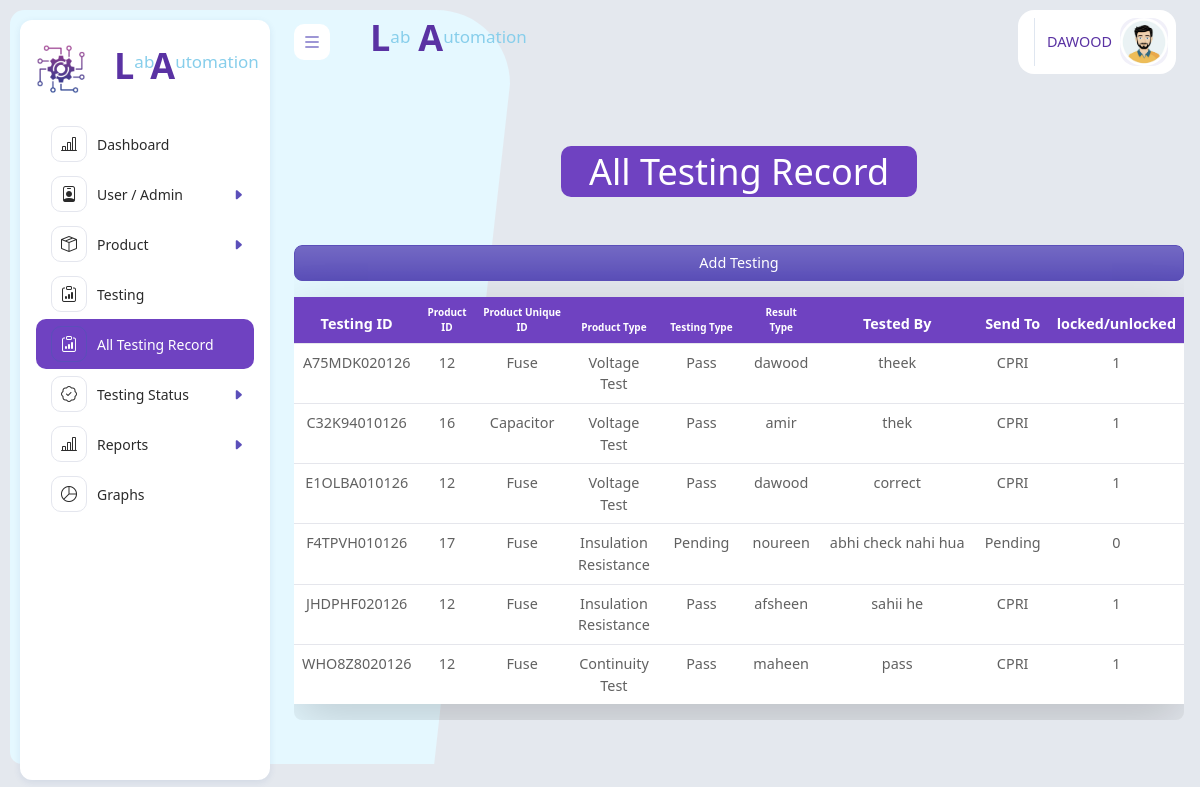
The page /testing-list.php (signed in) on the database as committed earlier.
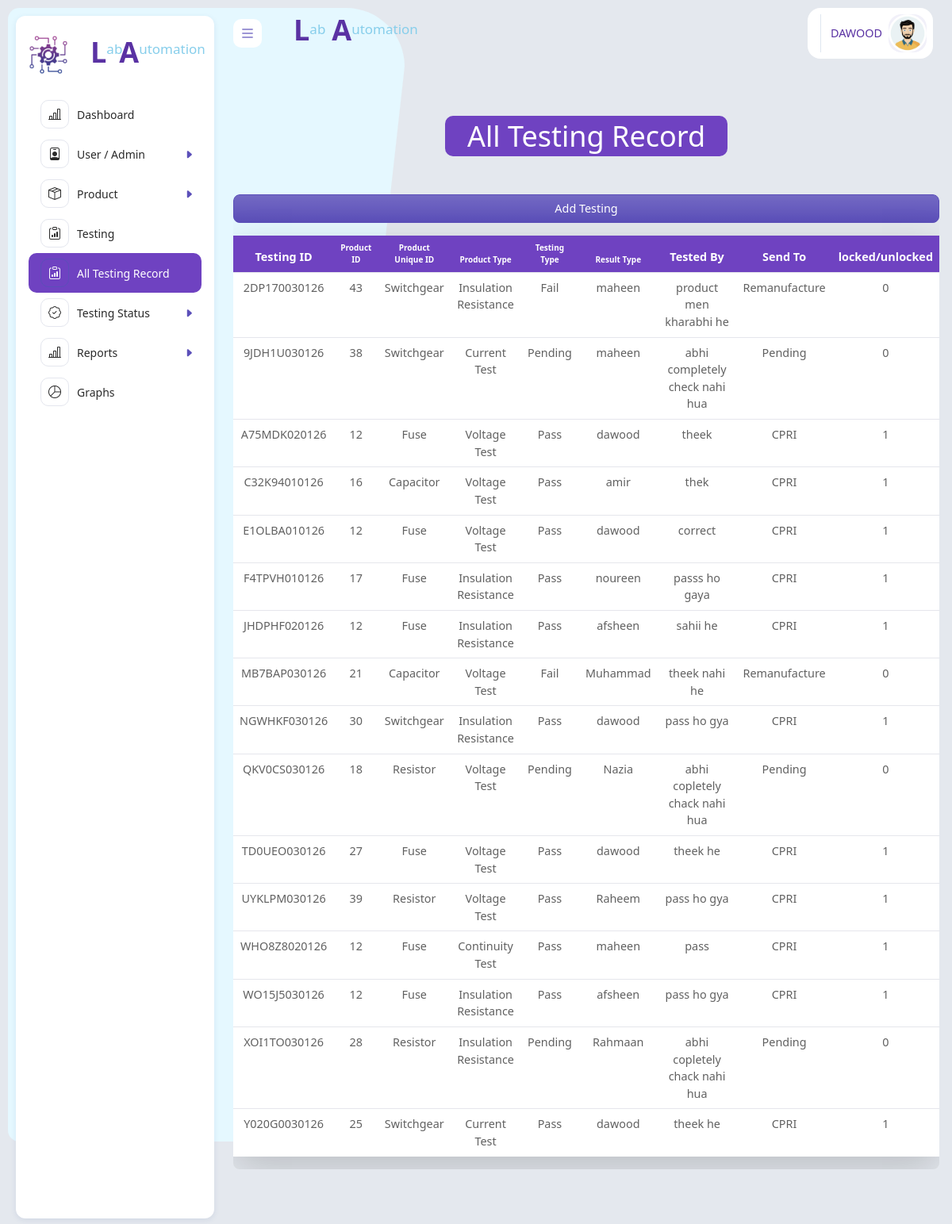
The same page on the database as committed later.
### tables this page shows
CREATE TABLE `testing_data` (
  `testing_id` varchar(12) NOT NULL,
  `product_id` int(11) NOT NULL,
  `product_type` varchar(11) NOT NULL,
  `testing_type` varchar(200) DEFAULT NULL,
  `result_type` enum('Pass','Fail','Pending') NOT NULL,
  `tested_by` varchar(200) DEFAULT NULL,
  `remarks` varchar(200) DEFAULT NULL,
  `created_at` timestamp NOT NULL DEFAULT current_timestamp(),
  `send_to` enum('CPRI','Remanufacture','Pending') DEFAULT 'Pending',
  `is_locked` tinyint(1) DEFAULT 0
);

### testing-list.php (the view, shortened to what this page needs)
<?php
include 'header.php';
include "backend/db.php";
$query = "SELECT * FROM testing_data";
$res = mysqli_query($conn,$query);
?>
<div class="app-body">
<h1 class="title text-center my-5 p-1" >All Testing Record</h1>
<div class="table-responsive rounded">
      <?php if($_SESSION['user']['roll'] == 'admin'){?>
    <a href="testing.php" class="btn btn-primary d-block mb-3  "> Add Testing</a>
    <?php }?>
    <table class="table  table-hover table-border shadow-lg p-3" >
        <thead>
            <tr>
                <th id="th" >Testing ID</th>
                <th id="th"  class="font">Product ID</th>
                <th id="th"  class="font">Product Unique ID</th>
                <th id="th"  class="font">Product Type</th>
                <th id="th" class="font">Testing Type</th>
                <th id="th" class="font">Result Type</th>
                <th id="th" >Tested By</th>
                <th id="th" >Send To</th>
                <th id="th"  >locked/unlocked</th>
            </tr>
        </thead>
        <tbody>
            <?php
            if (mysqli_num_rows($res)>0) {
                while($data = mysqli_fetch_assoc($res)){
            ?>
            <tr>
                <td id="td" class="text-center " ><?= $data["testing_id"] ?></td>
                <td class="text-center"><?= $data["product_id"] ?></td>
                <td id="wid" class="text-center" ><?= $data["product_type"] ?></td>
                <td id="td" class="text-center" ><?= $data["testing_type"] ?></td>
                <td id="td" class="text-center" ><?= $data["result_type"] ?></td>
                <td class="text-center"><?= $data["tested_by"] ?></td>
                <td id="id2" class="text-center"><?= $data["remarks"] ?></td>
                <td class="text-center"><?= $data["send_to"] ?></td>
                <td class="text-center"><?= $data["is_locked"] ?></td>
                        </tr>
                        <?php
                    }
                } else {
                    echo '<tr><td colspan="8" class="text-center">No records found</td></tr>';
                }
                ?>
        </tbody>
    </table>
</div>
</div>
<?php
include "footer.php";
?>

### header.php (shortened to what this page needs)
<!DOCTYPE html>
<php lang="en">
<head>
   <link rel="stylesheet" href="assets/vendor/calendar/css/custom.css" />
   <link rel="stylesheet" href="assets/css/main.min.css">
    <link rel="stylesheet" href="assets/fonts/bootstrap/bootstrap-icons.min.css" />
    <link rel="stylesheet" href="assets/css/main.min.css" />
    <link rel="stylesheet" href="assets/fonts/bootstrap/bootstrap-icons.min.css" />
    <link rel="stylesheet" href="assets/css/main.min.css" />
    <link rel="stylesheet" href="assets/vendor/overlay-scroll/OverlayScrollbars.min.css" />
  </head>
<body>
    <div class="page-wrapper">
      <div class="main-container">
        <nav id="sidebar" class="sidebar-wrapper">
          <div class="app-brand  p-3 my-2 m-auto">
            <a href="index.php" class="d-flex">
              <img src="assets/images/log9.png" class="logo" alt="Auto_logo" class="img-fluid " ><p class="mx-3 size "><h1 class="clr"><b>L</b></h1></P><p class=" size"> ab</p> <p> <h1 class="clr"> <b>A</b></h1></P><p class=" size"> utomation</p>
            </a>
          </div>
          <div class="sidebarMenuScroll">
           <ul class="sidebar-menu">
              <li >
                <a href="index.php">
                  <i class="bi bi-bar-chart-line"></i>
                  <span class="menu-text">Dashboard</span>
                  </a>
              </li>
              <li  class="treeview">
                <a href="!#">
                 <i class="bi bi-person-badge"></i>
                  <span class="menu-text clr-nav">User / Admin</span>
                </a>
              </li>
              <li  class="treeview">
                <a href="!#">
                  <i class="bi bi-box-seam"></i>
                  <span class="menu-text">Product</span>
                </a>
              </li>
               <?php if($_SESSION['user']['roll'] == 'admin'){?>
              <li>
                <a href="testing.php">
                 <i class="bi bi-clipboard-data"></i>
                  <span class="menu-text">Testing </span>
                </a>
              </li>
              <?php }?>
               <?php if($_SESSION['user']['roll'] == 'admin'){?>
              <li>
                <a href="testing-list.php">
                 <i class="bi bi-clipboard-data"></i>
                  <span class="menu-text">All Testing Record</span>
                </a>
              </li>
              <?php }?>
              <li  class="treeview">
                <a href="#!">
                <i class="bi bi-patch-check"></i>
                  <span class="menu-text">Testing Status</span>
                </a>
              </li>
                  <li  class="treeview">
                    <a href="!#">
                      <i class="bi bi-bar-chart-line"></i>
                      <span class="menu-text">Reports</span>
                    </a>
              </li>
              <li >
                <a href="#!">
                  <i class="bi bi-pie-chart"></i>
                  <span class="menu-text">Graphs</span>
                </a>
              </li>
          </div>
        </nav>
        <div class="app-container">
          <div class="app-header d-flex align-items-center">
            <div class="d-flex">
              <button class="pin-sidebar">
                <i class="bi bi-list lh-1"></i>
              </button>
            </div>
             <p class="mx-3 size "><h1 class="clr ms-2"><b>L</b></h1></P><p class=" size"> ab</p> <p> <h1 class="clr ms-2"> <b>A</b></h1></P><p class=" size"> utomation</p>
            <div class="header-actions">
              <div class="bg-white p-2 rounded-4 d-flex align-items-center">
                <div class="dropdown ms-2">
                  <a id="userSettings" class="dropdown-toggle user-settings" href="#!" role="button"
                    data-bs-toggle="dropdown" aria-expanded="false">
                    <span class="me-2 text-truncate clr d-lg-block d-none"><?php echo $_SESSION['user']['name']; ?></span>
                    <div class="icon-box md rounded-4 fw-bold bg-primary-subtle text-primary">
                       <img style="width: 100%; height: 100%;border-radius: 50%;" src="assets/images/<?php echo $_SESSION['user']['image']; ?>" alt="user pic">
                    </div>
                  </a>
                </div>
              </div>
            </div>
          </div>

### footer.php (shortened to what this page needs)
          <div class="app-footer">
          </div>
        </div>
      </div>
    </div>
  </body>
</html>

### header.php (style rules this page uses)
.sidebar-menu > li.active > a, .sidebar-menu > li.active.current-page > a { background-color: #6f42c1 !important; color: #ffffff !important; }
.sidebar-menu > li.active > a i { color: #ffffff !important; }
.clr { color: #5a32a3 !important; margin-left:-4px; }
.size { font-size:17px; margin-top:5px; color: Skyblue; }
.font { font-size: 10px;/ }

### testing-list.php (style rules this page uses)
.title { font-size: 36px; background: #6f42c1; color: white; margin-left: 30%; margin-right: 30%; border-radius: 10px; }
#th { background: #6f42c1; color : white; text-align:center; justify-content:center; flex-direction: }
#td { width: 10%; }
#id2 { width: 20%; }
#wid { width: 11%; }

Rows that differ between the two databases and show on the page:
added testing_data: testing_id "2DP170030126", product "43", product_type "Switchgear", testing_type "Insulation Resistance", result_type "Fail", tested_by "maheen", remarks "product men kharabhi he", send_to "Remanufacture", is_locked "0"
added testing_data: testing_id "9JDH1U030126", product "38", product_type "Switchgear", testing_type "Current Test", result_type "Pending", tested_by "maheen", remarks "abhi completely check nahi hua", send_to "Pending", is_locked "0"
changed testing_data "F4TPVH010126": result_type "Pending" → "Pass"; remarks "abhi check nahi hua" → "passs ho gaya"; send_to "Pending" → "CPRI"; is_locked "0" → "1"
added testing_data: testing_id "MB7BAP030126", product "21", product_type "Capacitor", testing_type "Voltage Test", result_type "Fail", tested_by "Muhammad", remarks "theek nahi he", send_to "Remanufacture", is_locked "0"
added testing_data: testing_id "NGWHKF030126", product "30", product_type "Switchgear", testing_type "Insulation Resistance", result_type "Pass", tested_by "dawood", remarks "pass ho gya", send_to "CPRI", is_locked "1"
added testing_data: testing_id "QKV0CS030126", product "18", product_type "Resistor", testing_type "Voltage Test", result_type "Pending", tested_by "Nazia", remarks "abhi copletely chack nahi hua", send_to "Pending", is_locked "0"
added testing_data: testing_id "TD0UEO030126", product "27", product_type "Fuse", testing_type "Voltage Test", result_type "Pass", tested_by "dawood", remarks "theek he", send_to "CPRI", is_locked "1"
added testing_data: testing_id "UYKLPM030126", product "39", product_type "Resistor", testing_type "Voltage Test", result_type "Pass", tested_by "Raheem", remarks "pass ho gya", send_to "CPRI", is_locked "1"
added testing_data: testing_id "WO15J5030126", product "12", product_type "Fuse", testing_type "Insulation Resistance", result_type "Pass", tested_by "afsheen", remarks "pass ho gya", send_to "CPRI", is_locked "1"
added testing_data: testing_id "XOI1TO030126", product "28", product_type "Resistor", testing_type "Insulation Resistance", result_type "Pending", tested_by "Rahmaan", remarks "abhi copletely chack nahi hua", send_to "Pending", is_locked "0"
added testing_data: testing_id "Y020G0030126", product "25", product_type "Switchgear", testing_type "Current Test", result_type "Pass", tested_by "dawood", remarks "theek he", send_to "CPRI", is_locked "1"
